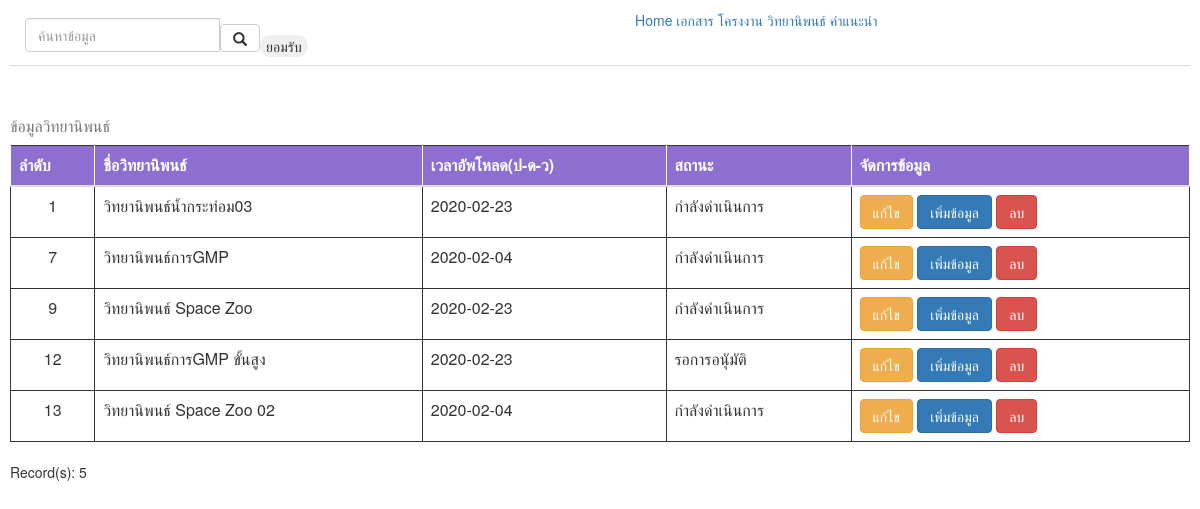
Screenshot of /thesis.php with the database file from the repository.
### tables this page shows
CREATE TABLE `tbthesis` (
  `thesis_id` int(11) NOT NULL,
  `thesis_name` varchar(99) DEFAULT NULL,
  `upload_time` date DEFAULT NULL,
  `thesis_status` varchar(99) DEFAULT NULL,
  `user_id` int(11) DEFAULT NULL,
  `per_id` int(11) DEFAULT NULL
);

### thesis.php (the view, shortened to what this page needs)
<?php
    include('condb.php');
    require_once('header.php');
    $sql = "SELECT * FROM tbthesis";
    $result = mysqli_query($condb, $sql);
    if(mysqli_num_rows($result) > 0){
    ?>
     <table class="table table-borderless table-hover table-striped>">
    <?php
        echo "<caption>ข้อมูลวิทยานิพนธ์</caption>";
        echo "<thead>";
    ?>
        <tr class="table-primary">
    <?php
        echo "<th>ลำดับ</td>";
        echo "<th>ชื่อวิทยานิพนธ์</td>";
        echo "<th>เวลาอัพโหลด(ป-ด-ว)</td>";
        echo "<th>สถานะ</td>";
        echo "<th>จัดการข้อมูล</td>";
        echo "</tr>";
        echo "</thead>";
        echo "<tbody>";
        while($row = mysqli_fetch_assoc($result)){
            echo "<tr>";
            $thesis_id = $row["thesis_id"];
            echo "<td style=". "text-align:center". ">" . $thesis_id . "</td>";
            echo "<td>" . $row["thesis_name"] . "</td>";
            echo "<td>" . $row["upload_time"] . "</td>";
            echo "<td>" . $row["thesis_status"] . "</td>";
            echo "<td> <a href=\"thesisupdate.php?thesis_id=$thesis_id\" class=\"btn btn-warning\">แก้ไข</a>
            <a href=\"thesisinsert.php?thesis_id=$thesis_id\" class=\"btn btn-primary\">เพิ่มข้อมูล</a>
            <a href=\"thesisdelete.php?thesis_id=$thesis_id\" class=\"btn btn-danger\">ลบ</a>";
            echo "</td>";
            echo "</tr>";
        }
        echo "</tbody>";
        echo "</table>";
        echo "Record(s): ". mysqli_num_rows($result) . "<br>";
    }else{
        echo "Record(s): 0";
    }
?>
<?php
    require_once('footer.php');
?>

### mystyle.css (style rules this page uses)
table, td , th { border: 1px solid; }
th { background-color: #8D6FD1; padding-left: 5px; padding-right: 5px; padding-top: 5px; padding-bottom: 5px; }
thead { color:white; }
tbody { padding-left: 5px; padding-right: 5px; padding-top: 5px; padding-bottom: 5px; }
td,th { padding: 5px; margin: 5px; }
table { border-collapse: collapse; }

### rows the page displays
tbthesis: thesis_id "1", thesis_name "วิทยานิพนธ์น้ำกระท่อม03", upload_time "2020-02-23", thesis_status "กำลังดำเนินการ"
tbthesis: thesis_id "7", thesis_name "วิทยานิพนธ์การGMP", upload_time "2020-02-04", thesis_status "กำลังดำเนินการ"
tbthesis: thesis_id "9", thesis_name "วิทยานิพนธ์ Space Zoo", upload_time "2020-02-23", thesis_status "กำลังดำเนินการ"
tbthesis: thesis_id "12", thesis_name "วิทยานิพนธ์การGMP ขั้นสูง", upload_time "2020-02-23", thesis_status "รอการอนุัมัติ"
tbthesis: thesis_id "13", thesis_name "วิทยานิพนธ์ Space Zoo 02", upload_time "2020-02-04", thesis_status "กำลังดำเนินการ"

### other values shown
mysqli_num_rows($result) "5"
